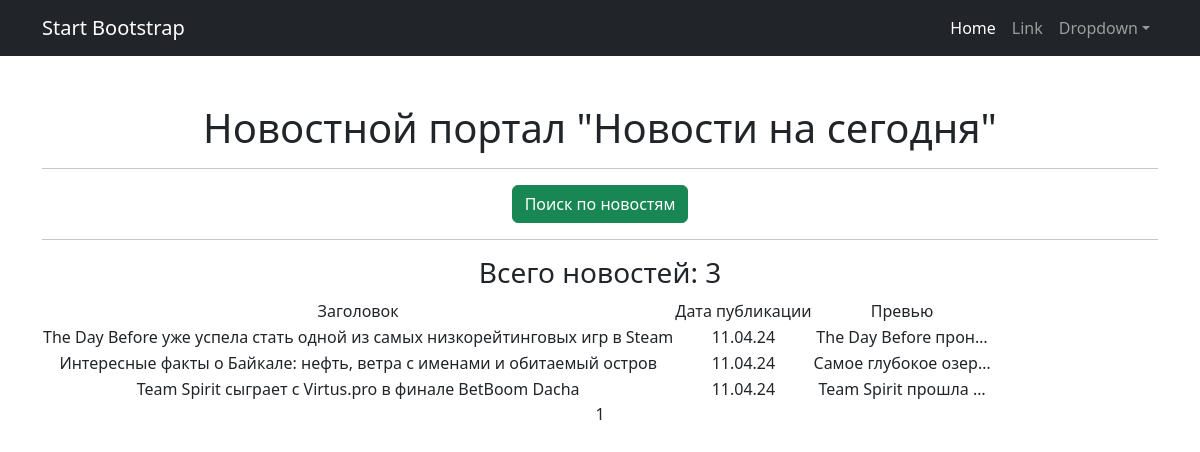
Page /news/ on the committed database.
### news/models.py (models this page shows, shortened)
class Post(models.Model):
    articles = "AR"
    news = "NW"
    POST_TYPES = [
        (news, "Новость"),
        (articles, "Статья"),
    ]
    author = models.ForeignKey(Author, on_delete=models.CASCADE)
    post_type = models.CharField(max_length=2, choices=POST_TYPES,default=news)
    date_post = models.DateTimeField(auto_now_add=True)
    category = models.ManyToManyField(Category, through="PostCategory")
    title = models.CharField(max_length=255)
    text = models.TextField()
    rating = models.IntegerField(default=0)
    post_likes = models.ManyToManyField(User, blank=True, related_name="post_likes")
    post_dislikes = models.ManyToManyField(User, blank=True, related_name="post_dislikes")

### news/views.py (the view)
# urls.py: path('', PostList.as_view(), name='post_list'),
class PostList(ListView):
    model = Post
    ordering = ('date_post')
    template_name = 'news.html'
    context_object_name = 'news'
    paginate_by = 10
    def get_queryset(self):
        queryset = super().get_queryset()
        self.filterset = PostFilter(self.request.GET, queryset)
        return self.filterset.qs
    def get_context_data(self, **kwargs):
        context = super().get_context_data(**kwargs)
        context['filterset'] = self.filterset
        return context

### news/templatetags/custom_filters.py (called while the page is built)
@register.filter()
def censor(value):
    prohibited_words = ('стать', 'озеро', 'прошла', 'факты', 'финал')
    splited_value = value.split()
    for word in splited_value:
        parsed_word = morph.parse(word)[0].normal_form
        if parsed_word in prohibited_words:
            value = value.replace(word, '*' * len(word))
    return value

### templates/news.html (shortened to what this page needs)
{% extends 'flatpages/default.html' %}
{% load custom_filters %}
{% block content %}
<h1>Новостной портал "Новости на сегодня"</h1>
<hr>
<a href="/news/search" class="btn btn-success btn-fill" target="_blank">Поиск по новостям</a>
<hr>
<h3> Всего новостей: {{ page_obj.paginator.count }} </h3>
{% if news %}
<table>
    <tr>
        <td>Заголовок</td>
        <td>Дата публикации</td>
        <td>Превью</td>
    </tr>
    {% for post in news %}
    <tr>
        <td> {{ post.title|censor}} </td>
        <td> {{ post.date_post|date:'d.m.y' }} </td>
        <td> {{ post.text|censor|truncatechars:20 }} </td>
    </tr>
    {% endfor %}
</table>
{% else %}
<h2>Пока никаких новостей нет, но скоро здесь будет интересно!</h2>
{% endif %}
{{ page_obj.number }}
{% endblock content %}

### templates/flatpages/default.html (shortened to what this page needs)
<!DOCTYPE html>
<html lang="en">
    <head>
        {% load static %}
        <link href="{% static 'css/styles.css' %}" rel="stylesheet" />
    </head>
    <body>
        <nav class="navbar navbar-expand-lg navbar-dark bg-dark">
            <div class="container">
                <a class="navbar-brand" href="#">Start Bootstrap</a>
                <div class="collapse navbar-collapse" id="navbarSupportedContent">
                    <ul class="navbar-nav ms-auto mb-2 mb-lg-0">
                        <li class="nav-item"><a class="nav-link active" aria-current="page" href="#">Home</a></li>
                        <li class="nav-item"><a class="nav-link" href="#">Link</a></li>
                        <li class="nav-item dropdown">
                            <a class="nav-link dropdown-toggle" id="navbarDropdown" href="#" role="button" data-bs-toggle="dropdown" aria-expanded="false">Dropdown</a>
                        </li>
                    </ul>
                </div>
            </div>
        </nav>
        <div class="container">
            <div class="text-center mt-5">
                {% block content %}
                {% endblock content %}
            </div>
        </div>
    </body>
</html>

### rows in the picture
Post: title|censor "The Day Before уже успела стать одной из самых низкорейтинговых игр в Steam", date_post "11.04.24", text|censor "The Day Before прон…"
Post: title|censor "Интересные факты о Байкале: нефть, ветра с именами и обитаемый остров", date_post "11.04.24", text|censor "Самое глубокое озер…"
Post: title|censor "Team Spirit сыграет с Virtus.pro в финале BetBoom Dacha", date_post "11.04.24", text|censor "Team Spirit прошла …"

### other values in the picture
{{ page_obj.paginator.count }} "3"
{{ page_obj.number }} "1"
